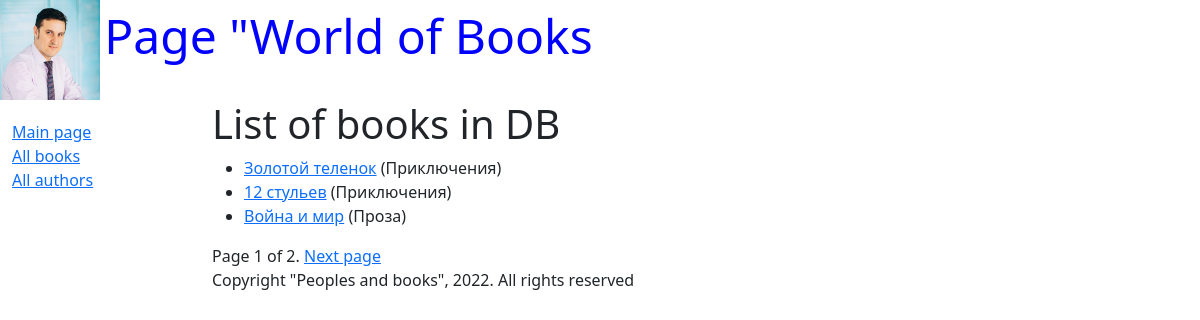
The page /books/ on the database its author committed.
### catalog/models.py (models this page shows, shortened)
class Book(models.Model):
    title = models.CharField(max_length=200, help_text="Input title of the book", verbose_name="Name of book")
    genre = models.ForeignKey('Genre', on_delete=models.CASCADE, help_text=" Choose genre of the book",
                              verbose_name="Genre of book", null=True)
    language = models.ForeignKey('Language', on_delete=models.CASCADE, help_text=" Choose language of the book",
                                 verbose_name="Language of book", null=True)
    author = models.ManyToManyField('Author', help_text=" Choose author of the book", verbose_name="Author of book")
    summary = models.TextField(max_length=1000, help_text="Input summary of the book",
                               verbose_name="Short text of the book")
    isbn = models.CharField(max_length=13, help_text="Only 13 symbols", verbose_name="ISBN of the book")
    def get_absolute_url(self):
        return reverse('book-detail', args=[str(self.id)])
    def display_author(self):
        return ', '.join([author.last_name for author in self.author.all()])
    display_author.short_description = 'Authors'

class Genre(models.Model):
    name = models.CharField(max_length=200, help_text="Input genre of the book", verbose_name="Genre book")
    def __str__(self):
        return self.name

### catalog/views.py (the view)
# urls.py: url(r'^books/$', views.BookListView.as_view(), name='books'),
class BookListView(generic.ListView):
    model = Book
    paginate_by = 3

### catalog/templates/catalog/book_list.html
{% extends "base_generic.html" %}
{% block content %}
    <h1>List of books in DB</h1>
    {% if book_list %}
    <ul>
        {% for book in book_list %}
        <li>
            <a href="{{ book.get_absolute_url }} ">
                {{ book.title }}</a>
                ({{ book.genre }})
        </li>
    {% endfor %}
    </ul>
    {% else %}
        <p>DB has no books</p>
    {% endif %}
{% endblock %}

### rows shown on the page
Book: title "Золотой теленок", genre "Приключения"
Book: title "12 стульев", genre "Приключения"
Book: title "Война и мир", genre "Проза"

### other values the page prints
{{ page_obj.number }} "1"
{{ page_obj.paginator.num_pages }} "2"
